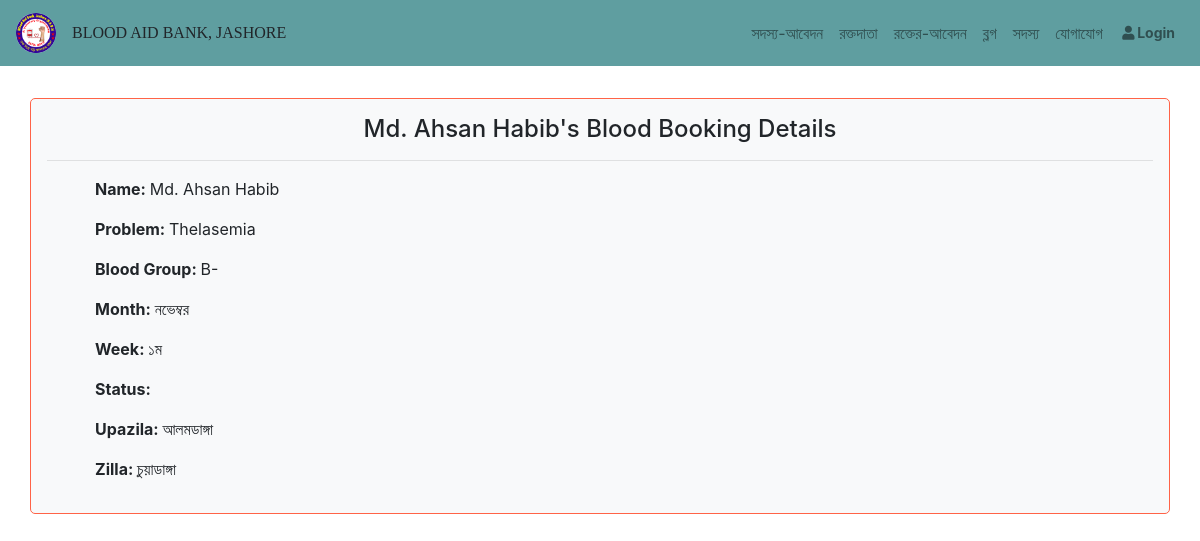
/Blood_Booking/list/4/, run on the app's committed database.
### Bloodbank/models.py (models this page shows, shortened)
class Booking(models.Model):
    STATEMENT =(
        ('সংগ্রহ চলছে','সংগ্রহ চলছে'),
        ('যোগাযোগ করুন','যোগাযোগ করুন'),
    )
    WEEK = (
        ('১ম', '১ম'),
        ('২য়', '২য়'),
        ('৩য়', '৩য়'),
        ('৪র্থ', '৪র্থ'),
    )
    name = models.CharField(max_length = 100, verbose_name = 'রক্তদাতা নাম')
    phone = models.CharField(max_length = 14, verbose_name = 'মোবাইল নাম্বার')
    problem = models.CharField(max_length = 100, verbose_name = 'রোগীর সমস্যা')
    blood_group = models.ForeignKey(BloodGroup, on_delete=models.CASCADE, verbose_name = 'রক্তের গ্রুপ', null=False)
    month = models.ForeignKey(Month, on_delete=models.CASCADE, verbose_name = 'মাস',)
    week = models.CharField(max_length = 100, verbose_name = 'সপ্তাহ', choices=WEEK)
    location = models.ForeignKey(Upazila, on_delete=models.CASCADE, verbose_name="উপজেলা/থানা", null=False)
    zilla = models.ForeignKey(Zilla, on_delete=models.CASCADE, verbose_name="জেলা", null=False)
    statement = models.CharField(max_length = 100, verbose_name = 'রক্তের অবস্থা', choices=STATEMENT, blank = True, null = False)
    REQUIRED_FIELDS = ('name', 'phone','problem', 'blood_group','month','week', 'location','zilla')
    class Meta:
        verbose_name_plural = "Blood Booking"

class BloodGroup(models.Model):
    group = models.CharField(max_length=6, blank=False, null=False, verbose_name="রক্তের গ্রুপ")
    def __str__(self):
        return self.group
    class Meta:
        verbose_name_plural = "Blood Group"

class Month(models.Model):
    month = models.CharField(max_length =20, blank=False, null=False, verbose_name="মাস")
    def __str__(self):
        return self.month
    class Meta:
        verbose_name_plural = "Month"

class Upazila(models.Model):
    upazila = models.CharField(max_length=100, blank=False, null=False, verbose_name="উপজেলা/থানা")
    def __str__(self):
        return self.upazila
    class Meta:
        verbose_name_plural = "Upazilla"

class Zilla(models.Model):
    zilla = models.CharField(max_length=100, blank=False, null=False, verbose_name="জেলা")
    def __str__(self):
        return self.zilla
    class Meta:
        verbose_name_plural = "Zilla"

### Bloodbank/views.py (the view)
# urls.py: path('Blood_Booking/list/<str:pk>/', views.show_booking_details, name = 'show_booking_details'),
def show_booking_details(request, pk):
    booking = Booking.objects.get(id=pk)
    form  = BookingForm(instance=booking)
    changed = False
    if request.method == 'POST':
        form = BookingForm(request.POST, instance=booking)
        if form.is_valid():
            form.save()
            changed = True
    context={
        'booking':booking,
        'form':form,
        'changed':changed,
    }
    return render(request, 'Bloodbank/booking_list_detail.html', context=context)

### templates/Bloodbank/booking_list_detail.html (shortened to what this page needs)
{% extends "base.html" %}
{% load crispy_forms_tags %}
{% load static %}
{% block content %}
<div class="container-fluid pt-5" style="margin-top:50px">
    <div class="container bg-light p-3" style="border-radius: 5px; border: 1px solid tomato">
        <h4 class="text-center">
            {{booking.name}}'s Blood Booking Details
        </h4>
        <hr>
        <div class="row px-5">
            <div class="col-sm-12 col-lg-8">
                <p><a style="font-weight: bold;">Name: </a> {{booking.name}}</p>
                <p><a style="font-weight: bold;">Problem: </a>{{booking.problem}}</p>
                <p><a style="font-weight: bold;">Blood Group: </a>{{booking.blood_group}}</p>
                <p><a style="font-weight: bold;">Month: </a>{{booking.month}}</p>
                <p><a style="font-weight: bold;">Week: </a>{{booking.week}}</p>
                <p><a style="font-weight: bold;">Status: </a>{{booking.statement}}</p>
                <p><a style="font-weight: bold;">Upazila: </a>{{booking.location}}</p>
                <p><a style="font-weight: bold;">Zilla: </a>{{booking.zilla}}</p>
            </div>
            <div class="col-sm-12 col-lg-4">
            </div>
        </div>
    </div>
</div>
{% endblock %}

### data on the page
Booking: name "Md. Ahsan Habib", problem "Thelasemia", blood_group "B-", month "নভেম্বর", week "১ম", location "আলমডাঙ্গা", zilla "চুয়াডাঙ্গা"
